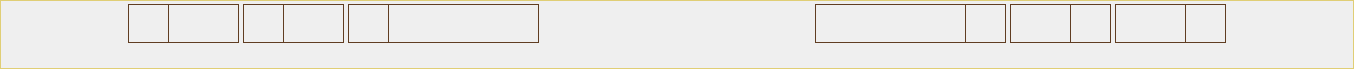
<?xml version="1.0" encoding="UTF-8"?>
<ui version="4.0">
 <class>MainDisplay</class>
 <widget class="QWidget" name="MainDisplay">
  <property name="geometry">
   <rect>
    <x>0</x>
    <y>0</y>
    <width>1354</width>
    <height>69</height>
   </rect>
  </property>
  <property name="sizePolicy">
   <sizepolicy hsizetype="Preferred" vsizetype="Fixed">
    <horstretch>0</horstretch>
    <verstretch>0</verstretch>
   </sizepolicy>
  </property>
  <property name="minimumSize">
   <size>
    <width>0</width>
    <height>0</height>
   </size>
  </property>
  <property name="maximumSize">
   <size>
    <width>16777215</width>
    <height>80</height>
   </size>
  </property>
  <property name="windowTitle">
   <string>Hero Overlay Display</string>
  </property>
  <property name="windowIcon">
   <iconset resource="../resources/resources.qrc">
    <normaloff>:/images/main/icon.ico</normaloff>:/images/main/icon.ico</iconset>
  </property>
  <property name="styleSheet">
   <string notr="true">QWidget#widget_4{background-image: url(:/images/main/background_tile.png);}</string>
  </property>
  <layout class="QHBoxLayout" name="horizontalLayout_9">
   <property name="spacing">
    <number>0</number>
   </property>
   <property name="leftMargin">
    <number>0</number>
   </property>
   <property name="topMargin">
    <number>0</number>
   </property>
   <property name="rightMargin">
    <number>0</number>
   </property>
   <property name="bottomMargin">
    <number>0</number>
   </property>
   <item>
    <widget class="QWidget" name="widget_4" native="true">
     <property name="styleSheet">
      <string notr="true">#widget_4{border: 1px solid #E0CE75;}</string>
     </property>
     <layout class="QVBoxLayout" name="horizontalLayout_12">
      <property name="spacing">
       <number>0</number>
      </property>
      <property name="leftMargin">
       <number>3</number>
      </property>
      <property name="topMargin">
       <number>3</number>
      </property>
      <property name="rightMargin">
       <number>3</number>
      </property>
      <property name="bottomMargin">
       <number>3</number>
      </property>
      <item>
       <widget class="QFrame" name="frame">
        <property name="styleSheet">
         <string notr="true">QFrame#frame{border: none;}</string>
        </property>
        <property name="frameShape">
         <enum>QFrame::Shape::NoFrame</enum>
        </property>
        <property name="frameShadow">
         <enum>QFrame::Shadow::Plain</enum>
        </property>
        <layout class="QHBoxLayout" name="horizontalLayout_11" stretch="0,0,0,0,0,1,0,0,0,0,0">
         <property name="spacing">
          <number>4</number>
         </property>
         <property name="leftMargin">
          <number>1</number>
         </property>
         <property name="topMargin">
          <number>1</number>
         </property>
         <property name="rightMargin">
          <number>1</number>
         </property>
         <property name="bottomMargin">
          <number>1</number>
         </property>
         <item>
          <layout class="QHBoxLayout" name="horizontalLayout_16">
           <property name="spacing">
            <number>1</number>
           </property>
           <item>
            <widget class="QLabel" name="redHero">
             <property name="sizePolicy">
              <sizepolicy hsizetype="Fixed" vsizetype="Fixed">
               <horstretch>0</horstretch>
               <verstretch>0</verstretch>
              </sizepolicy>
             </property>
             <property name="minimumSize">
              <size>
               <width>39</width>
               <height>39</height>
              </size>
             </property>
             <property name="styleSheet">
              <string notr="true"/>
             </property>
             <property name="text">
              <string/>
             </property>
            </widget>
           </item>
           <item>
            <widget class="QLabel" name="redTown">
             <property name="sizePolicy">
              <sizepolicy hsizetype="Fixed" vsizetype="Fixed">
               <horstretch>0</horstretch>
               <verstretch>0</verstretch>
              </sizepolicy>
             </property>
             <property name="minimumSize">
              <size>
               <width>80</width>
               <height>39</height>
              </size>
             </property>
             <property name="styleSheet">
              <string notr="true"/>
             </property>
             <property name="text">
              <string/>
             </property>
            </widget>
           </item>
          </layout>
         </item>
         <item>
          <widget class="QWidget" name="widget" native="true">
           <property name="styleSheet">
            <string notr="true">QWidget#widget{border: 1px solid #603D22;}</string>
           </property>
           <layout class="QHBoxLayout" name="horizontalLayout_8">
            <property name="spacing">
             <number>0</number>
            </property>
            <property name="leftMargin">
             <number>1</number>
            </property>
            <property name="topMargin">
             <number>0</number>
            </property>
            <property name="rightMargin">
             <number>1</number>
            </property>
            <property name="bottomMargin">
             <number>0</number>
            </property>
            <item>
             <layout class="QHBoxLayout" name="horizontalLayout">
              <property name="spacing">
               <number>0</number>
              </property>
              <item>
               <widget class="QLabel" name="redMoneyIcon">
                <property name="sizePolicy">
                 <sizepolicy hsizetype="Fixed" vsizetype="Fixed">
                  <horstretch>0</horstretch>
                  <verstretch>0</verstretch>
                 </sizepolicy>
                </property>
                <property name="minimumSize">
                 <size>
                  <width>39</width>
                  <height>39</height>
                 </size>
                </property>
                <property name="styleSheet">
                 <string notr="true">border-image:  url(:/images/main/money_icon.png) 0 0 0 0 stretch stretch;
</string>
                </property>
                <property name="text">
                 <string/>
                </property>
               </widget>
              </item>
              <item>
               <widget class="ResizeLabel" name="redMoney">
                <property name="sizePolicy">
                 <sizepolicy hsizetype="Fixed" vsizetype="Fixed">
                  <horstretch>0</horstretch>
                  <verstretch>0</verstretch>
                 </sizepolicy>
                </property>
                <property name="minimumSize">
                 <size>
                  <width>70</width>
                  <height>39</height>
                 </size>
                </property>
                <property name="font">
                 <font>
                  <family>Noto Serif Light</family>
                  <pointsize>12</pointsize>
                  <bold>true</bold>
                 </font>
                </property>
                <property name="styleSheet">
                 <string notr="true">background-image: url(:/images/main/background_dark_tile.png);
border-width: 1px; border-left-style: solid; border-color: #603D22 ;border-top-style:none; border-right-style:none; border-bottom-style:none; 
 color:#E0CE75;</string>
                </property>
                <property name="frameShape">
                 <enum>QFrame::Shape::NoFrame</enum>
                </property>
                <property name="text">
                 <string/>
                </property>
                <property name="alignment">
                 <set>Qt::AlignmentFlag::AlignCenter</set>
                </property>
               </widget>
              </item>
             </layout>
            </item>
           </layout>
          </widget>
         </item>
         <item>
          <widget class="QWidget" name="widget_2" native="true">
           <property name="styleSheet">
            <string notr="true">QWidget#widget_2{border: 1px solid #603D22;}</string>
           </property>
           <layout class="QHBoxLayout" name="horizontalLayout_7">
            <property name="spacing">
             <number>0</number>
            </property>
            <property name="leftMargin">
             <number>1</number>
            </property>
            <property name="topMargin">
             <number>0</number>
            </property>
            <property name="rightMargin">
             <number>1</number>
            </property>
            <property name="bottomMargin">
             <number>0</number>
            </property>
            <item>
             <layout class="QHBoxLayout" name="horizontalLayout_2">
              <property name="spacing">
               <number>0</number>
              </property>
              <item>
               <widget class="QLabel" name="redRatingIcon">
                <property name="sizePolicy">
                 <sizepolicy hsizetype="Fixed" vsizetype="Fixed">
                  <horstretch>0</horstretch>
                  <verstretch>0</verstretch>
                 </sizepolicy>
                </property>
                <property name="minimumSize">
                 <size>
                  <width>39</width>
                  <height>39</height>
                 </size>
                </property>
                <property name="styleSheet">
                 <string notr="true">border-image:  url(:/images/main/rating_icon.png) 0 0 0 0 stretch stretch;\n</string>
                </property>
                <property name="text">
                 <string/>
                </property>
               </widget>
              </item>
              <item>
               <widget class="ResizeLabel" name="redRating">
                <property name="sizePolicy">
                 <sizepolicy hsizetype="Fixed" vsizetype="Fixed">
                  <horstretch>0</horstretch>
                  <verstretch>0</verstretch>
                 </sizepolicy>
                </property>
                <property name="minimumSize">
                 <size>
                  <width>60</width>
                  <height>39</height>
                 </size>
                </property>
                <property name="font">
                 <font>
                  <family>Noto Serif Light</family>
                  <pointsize>12</pointsize>
                  <bold>true</bold>
                 </font>
                </property>
                <property name="styleSheet">
                 <string notr="true">background-image: url(:/images/main/background_dark_tile.png);

border-width: 1px; border-left-style: solid; border-color: #603D22 ;border-top-style:none; border-right-style:none; border-bottom-style:none; 
 color:#E0CE75;</string>
                </property>
                <property name="text">
                 <string/>
                </property>
                <property name="alignment">
                 <set>Qt::AlignmentFlag::AlignCenter</set>
                </property>
               </widget>
              </item>
             </layout>
            </item>
           </layout>
          </widget>
         </item>
         <item>
          <widget class="QWidget" name="widget_3" native="true">
           <property name="styleSheet">
            <string notr="true">QWidget#widget_3{border: 1px solid #603D22;}</string>
           </property>
           <layout class="QHBoxLayout" name="horizontalLayout_10">
            <property name="spacing">
             <number>0</number>
            </property>
            <property name="leftMargin">
             <number>1</number>
            </property>
            <property name="topMargin">
             <number>0</number>
            </property>
            <property name="rightMargin">
             <number>1</number>
            </property>
            <property name="bottomMargin">
             <number>0</number>
            </property>
            <item>
             <layout class="QHBoxLayout" name="horizontalLayout_3">
              <property name="spacing">
               <number>0</number>
              </property>
              <item>
               <widget class="QLabel" name="redPlayerNameIcon">
                <property name="sizePolicy">
                 <sizepolicy hsizetype="Fixed" vsizetype="Fixed">
                  <horstretch>0</horstretch>
                  <verstretch>0</verstretch>
                 </sizepolicy>
                </property>
                <property name="minimumSize">
                 <size>
                  <width>39</width>
                  <height>39</height>
                 </size>
                </property>
                <property name="styleSheet">
                 <string notr="true">border-image:  url(:/images/main/player_name_icon.png) 0 0 0 0 stretch stretch;\\n</string>
                </property>
                <property name="text">
                 <string/>
                </property>
               </widget>
              </item>
              <item>
               <widget class="ResizeLabel" name="redPlayerName">
                <property name="sizePolicy">
                 <sizepolicy hsizetype="Fixed" vsizetype="Fixed">
                  <horstretch>0</horstretch>
                  <verstretch>0</verstretch>
                 </sizepolicy>
                </property>
                <property name="minimumSize">
                 <size>
                  <width>150</width>
                  <height>39</height>
                 </size>
                </property>
                <property name="font">
                 <font>
                  <family>Noto Serif Light</family>
                  <pointsize>12</pointsize>
                  <bold>true</bold>
                 </font>
                </property>
                <property name="styleSheet">
                 <string notr="true">background-image: url(:/images/main/background_dark_tile.png);
border-width: 1px; border-left-style: solid; border-color: #603D22 ;border-top-style:none; border-right-style:none; border-bottom-style:none; 
</string>
                </property>
                <property name="text">
                 <string/>
                </property>
                <property name="alignment">
                 <set>Qt::AlignmentFlag::AlignCenter</set>
                </property>
               </widget>
              </item>
             </layout>
            </item>
           </layout>
          </widget>
         </item>
         <item>
          <widget class="ResizeLabel" name="redFlag">
           <property name="sizePolicy">
            <sizepolicy hsizetype="Fixed" vsizetype="Fixed">
             <horstretch>0</horstretch>
             <verstretch>0</verstretch>
            </sizepolicy>
           </property>
           <property name="minimumSize">
            <size>
             <width>30</width>
             <height>35</height>
            </size>
           </property>
           <property name="font">
            <font>
             <family>Noto Serif</family>
             <pointsize>18</pointsize>
             <bold>true</bold>
            </font>
           </property>
           <property name="styleSheet">
            <string notr="true">border-image:  url(:/images/main/Red_flag.png) 0 0 0 0 stretch stretch;  color:#F9E687</string>
           </property>
           <property name="text">
            <string/>
           </property>
           <property name="alignment">
            <set>Qt::AlignmentFlag::AlignCenter</set>
           </property>
          </widget>
         </item>
         <item>
          <widget class="ResizeLabel" name="title">
           <property name="sizePolicy">
            <sizepolicy hsizetype="Minimum" vsizetype="Fixed">
             <horstretch>0</horstretch>
             <verstretch>0</verstretch>
            </sizepolicy>
           </property>
           <property name="minimumSize">
            <size>
             <width>200</width>
             <height>30</height>
            </size>
           </property>
           <property name="font">
            <font>
             <family>Noto Serif Light</family>
             <pointsize>12</pointsize>
             <bold>true</bold>
            </font>
           </property>
           <property name="styleSheet">
            <string notr="true">background-image: url(:/images/main/background_dark_tile.png);\n border-width: 0px; border-style: none; border-color: #603D22; color:#E0CE75;</string>
           </property>
           <property name="text">
            <string/>
           </property>
           <property name="alignment">
            <set>Qt::AlignmentFlag::AlignCenter</set>
           </property>
          </widget>
         </item>
         <item>
          <widget class="ResizeLabel" name="blueFlag">
           <property name="sizePolicy">
            <sizepolicy hsizetype="Fixed" vsizetype="Fixed">
             <horstretch>0</horstretch>
             <verstretch>0</verstretch>
            </sizepolicy>
           </property>
           <property name="minimumSize">
            <size>
             <width>30</width>
             <height>35</height>
            </size>
           </property>
           <property name="font">
            <font>
             <family>Noto Serif</family>
             <pointsize>18</pointsize>
             <bold>true</bold>
            </font>
           </property>
           <property name="styleSheet">
            <string notr="true">border-image:  url(:/images/main/Blue_flag.png) 0 0 0 0 stretch stretch;  color:#F9E687</string>
           </property>
           <property name="text">
            <string/>
           </property>
           <property name="alignment">
            <set>Qt::AlignmentFlag::AlignCenter</set>
           </property>
          </widget>
         </item>
         <item>
          <widget class="QWidget" name="widget_5" native="true">
           <property name="styleSheet">
            <string notr="true">QWidget#widget_5{border: 1px solid #603D22;}</string>
           </property>
           <layout class="QHBoxLayout" name="horizontalLayout_13">
            <property name="spacing">
             <number>0</number>
            </property>
            <property name="leftMargin">
             <number>1</number>
            </property>
            <property name="topMargin">
             <number>0</number>
            </property>
            <property name="rightMargin">
             <number>1</number>
            </property>
            <property name="bottomMargin">
             <number>0</number>
            </property>
            <item>
             <layout class="QHBoxLayout" name="horizontalLayout_5">
              <property name="spacing">
               <number>0</number>
              </property>
              <item>
               <widget class="ResizeLabel" name="bluePlayerName">
                <property name="sizePolicy">
                 <sizepolicy hsizetype="Fixed" vsizetype="Fixed">
                  <horstretch>0</horstretch>
                  <verstretch>0</verstretch>
                 </sizepolicy>
                </property>
                <property name="minimumSize">
                 <size>
                  <width>150</width>
                  <height>39</height>
                 </size>
                </property>
                <property name="font">
                 <font>
                  <family>Noto Serif Light</family>
                  <pointsize>12</pointsize>
                  <bold>true</bold>
                 </font>
                </property>
                <property name="styleSheet">
                 <string notr="true">background-image: url(:/images/main/background_dark_tile.png);

border-width: 1px; border-style: solid; border-color: #603D22 ;border-top-style:none; border-left-style:none; border-bottom-style:none; </string>
                </property>
                <property name="text">
                 <string/>
                </property>
                <property name="alignment">
                 <set>Qt::AlignmentFlag::AlignCenter</set>
                </property>
               </widget>
              </item>
              <item>
               <widget class="QLabel" name="bluePlayerNameIcon">
                <property name="sizePolicy">
                 <sizepolicy hsizetype="Fixed" vsizetype="Fixed">
                  <horstretch>0</horstretch>
                  <verstretch>0</verstretch>
                 </sizepolicy>
                </property>
                <property name="minimumSize">
                 <size>
                  <width>39</width>
                  <height>39</height>
                 </size>
                </property>
                <property name="styleSheet">
                 <string notr="true">border-image:  url(:/images/main/player_name_icon.png) 0 0 0 0 stretch stretch;</string>
                </property>
                <property name="text">
                 <string/>
                </property>
               </widget>
              </item>
             </layout>
            </item>
           </layout>
          </widget>
         </item>
         <item>
          <widget class="QWidget" name="widget_6" native="true">
           <property name="styleSheet">
            <string notr="true">QWidget#widget_6{border: 1px solid #603D22;}</string>
           </property>
           <layout class="QHBoxLayout" name="horizontalLayout_14">
            <property name="spacing">
             <number>0</number>
            </property>
            <property name="leftMargin">
             <number>1</number>
            </property>
            <property name="topMargin">
             <number>0</number>
            </property>
            <property name="rightMargin">
             <number>1</number>
            </property>
            <property name="bottomMargin">
             <number>0</number>
            </property>
            <item>
             <layout class="QHBoxLayout" name="horizontalLayout_6">
              <property name="spacing">
               <number>0</number>
              </property>
              <item>
               <widget class="ResizeLabel" name="blueRating">
                <property name="sizePolicy">
                 <sizepolicy hsizetype="Fixed" vsizetype="Fixed">
                  <horstretch>0</horstretch>
                  <verstretch>0</verstretch>
                 </sizepolicy>
                </property>
                <property name="minimumSize">
                 <size>
                  <width>60</width>
                  <height>39</height>
                 </size>
                </property>
                <property name="font">
                 <font>
                  <family>Noto Serif Light</family>
                  <pointsize>12</pointsize>
                  <bold>true</bold>
                 </font>
                </property>
                <property name="styleSheet">
                 <string notr="true">background-image: url(:/images/main/background_dark_tile.png);

border-width: 1px; border-style: solid; border-color: #603D22 ;border-top-style:none; border-left-style:none; border-bottom-style:none; 
 color:#E0CE75;</string>
                </property>
                <property name="text">
                 <string/>
                </property>
                <property name="alignment">
                 <set>Qt::AlignmentFlag::AlignCenter</set>
                </property>
               </widget>
              </item>
              <item>
               <widget class="QLabel" name="blueRatingIcon">
                <property name="sizePolicy">
                 <sizepolicy hsizetype="Fixed" vsizetype="Fixed">
                  <horstretch>0</horstretch>
                  <verstretch>0</verstretch>
                 </sizepolicy>
                </property>
                <property name="minimumSize">
                 <size>
                  <width>39</width>
                  <height>39</height>
                 </size>
                </property>
                <property name="styleSheet">
                 <string notr="true">border-image:  url(:/images/main/rating_icon.png) 0 0 0 0 stretch stretch;\n</string>
                </property>
                <property name="text">
                 <string/>
                </property>
               </widget>
              </item>
             </layout>
            </item>
           </layout>
          </widget>
         </item>
         <item>
          <widget class="QWidget" name="widget_7" native="true">
           <property name="styleSheet">
            <string notr="true">QWidget#widget_7{border: 1px solid #603D22;}</string>
           </property>
           <layout class="QHBoxLayout" name="horizontalLayout_15">
            <property name="spacing">
             <number>0</number>
            </property>
            <property name="leftMargin">
             <number>1</number>
            </property>
            <property name="topMargin">
             <number>0</number>
            </property>
            <property name="rightMargin">
             <number>1</number>
            </property>
            <property name="bottomMargin">
             <number>0</number>
            </property>
            <item>
             <layout class="QHBoxLayout" name="horizontalLayout_4">
              <property name="spacing">
               <number>0</number>
              </property>
              <item>
               <widget class="ResizeLabel" name="blueMoney">
                <property name="sizePolicy">
                 <sizepolicy hsizetype="Fixed" vsizetype="Fixed">
                  <horstretch>0</horstretch>
                  <verstretch>0</verstretch>
                 </sizepolicy>
                </property>
                <property name="minimumSize">
                 <size>
                  <width>70</width>
                  <height>39</height>
                 </size>
                </property>
                <property name="font">
                 <font>
                  <family>Noto Serif Light</family>
                  <pointsize>12</pointsize>
                  <bold>true</bold>
                 </font>
                </property>
                <property name="styleSheet">
                 <string notr="true">background-image: url(:/images/main/background_dark_tile.png);

border-width: 1px; border-style: solid; border-color: #603D22 ;border-top-style:none; border-left-style:none; border-bottom-style:none; 
 color:#E0CE75;</string>
                </property>
                <property name="text">
                 <string/>
                </property>
                <property name="alignment">
                 <set>Qt::AlignmentFlag::AlignCenter</set>
                </property>
               </widget>
              </item>
              <item>
               <widget class="QLabel" name="blueMoneyIcon">
                <property name="sizePolicy">
                 <sizepolicy hsizetype="Fixed" vsizetype="Fixed">
                  <horstretch>0</horstretch>
                  <verstretch>0</verstretch>
                 </sizepolicy>
                </property>
                <property name="minimumSize">
                 <size>
                  <width>39</width>
                  <height>39</height>
                 </size>
                </property>
                <property name="styleSheet">
                 <string notr="true">border-image:  url(:/images/main/money_icon.png) 0 0 0 0 stretch stretch;
</string>
                </property>
                <property name="text">
                 <string/>
                </property>
               </widget>
              </item>
             </layout>
            </item>
           </layout>
          </widget>
         </item>
         <item>
          <layout class="QHBoxLayout" name="horizontalLayout_17">
           <property name="spacing">
            <number>1</number>
           </property>
           <item>
            <widget class="QLabel" name="blueTown">
             <property name="sizePolicy">
              <sizepolicy hsizetype="Fixed" vsizetype="Fixed">
               <horstretch>0</horstretch>
               <verstretch>0</verstretch>
              </sizepolicy>
             </property>
             <property name="minimumSize">
              <size>
               <width>80</width>
               <height>39</height>
              </size>
             </property>
             <property name="styleSheet">
              <string notr="true"/>
             </property>
             <property name="text">
              <string/>
             </property>
            </widget>
           </item>
           <item>
            <widget class="QLabel" name="blueHero">
             <property name="sizePolicy">
              <sizepolicy hsizetype="Fixed" vsizetype="Fixed">
               <horstretch>0</horstretch>
               <verstretch>0</verstretch>
              </sizepolicy>
             </property>
             <property name="minimumSize">
              <size>
               <width>39</width>
               <height>39</height>
              </size>
             </property>
             <property name="styleSheet">
              <string notr="true"/>
             </property>
             <property name="text">
              <string/>
             </property>
            </widget>
           </item>
          </layout>
         </item>
        </layout>
       </widget>
      </item>
     <item>
      <widget class="QLabel" name="h2hLine">
       <property name="sizePolicy">
        <sizepolicy hsizetype="Preferred" vsizetype="Fixed">
         <horstretch>0</horstretch>
         <verstretch>0</verstretch>
        </sizepolicy>
       </property>
       <property name="minimumSize">
        <size>
         <width>0</width>
         <height>22</height>
        </size>
       </property>
       <property name="font">
        <font>
         <family>Noto Serif Light</family>
         <pointsize>13</pointsize>
         <bold>true</bold>
        </font>
       </property>
       <property name="styleSheet">
        <string notr="true">color:#E0CE75;</string>
       </property>
       <property name="text">
        <string/>
       </property>
       <property name="alignment">
        <set>Qt::AlignmentFlag::AlignCenter</set>
       </property>
      </widget>
     </item>
     </layout>
    </widget>
   </item>
  </layout>
 </widget>
 <customwidgets>
  <customwidget>
   <class>ResizeLabel</class>
   <extends>QLabel</extends>
   <header>src/resizelabel.h</header>
  </customwidget>
 </customwidgets>
 <resources>
  <include location="../resources/resources.qrc"/>
 </resources>
 <connections/>
</ui>
